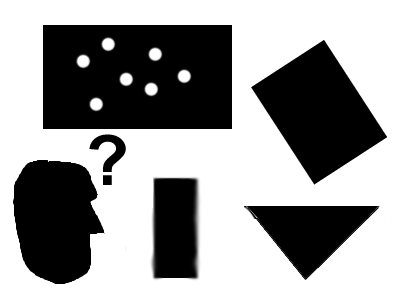
#> input picture Lab1/images/pic1.png, 400 x 300 px, found by its file name
$ python canny_edge_detection.py
#> lines starting #> are read from the running program, lines starting #| are printed output that depends on the picture; after the words box and inside, x2 and y2 are one past the last pixel; in counts of white or black regions, pixels touching at a corner belong together
import cv2
from matplotlib import pyplot as plt

img = cv2.imread("Lab1\images\pic1.png", 0)
#> img: shape (300, 400); min 0, max 255, mean 154.1
edges = cv2.Canny(img, 100, 200)
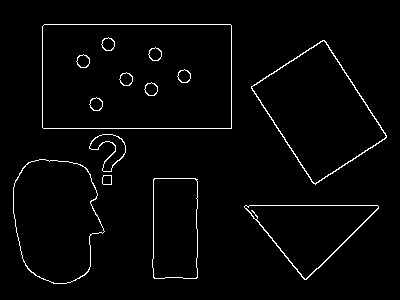
#> edges: shape (300, 400); 2.3% white in thin lines or dots, all inside (x1, y1, x2, y2) = (13, 24, 387, 284)

images = [img, edges]
titles = ["Original", "Edge Detection"]

for i in range(2):
    plt.subplot(1, 2, i + 1), plt.imshow(images[i], 'gray')
    plt.title(titles[i])
    plt.xticks([]), plt.yticks([])

plt.show()
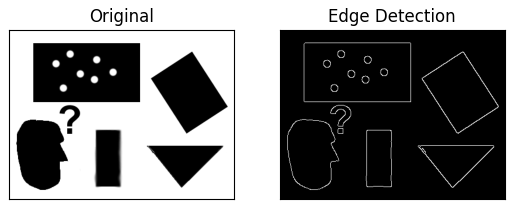
#> figure drawn by matplotlib, 2 panels
